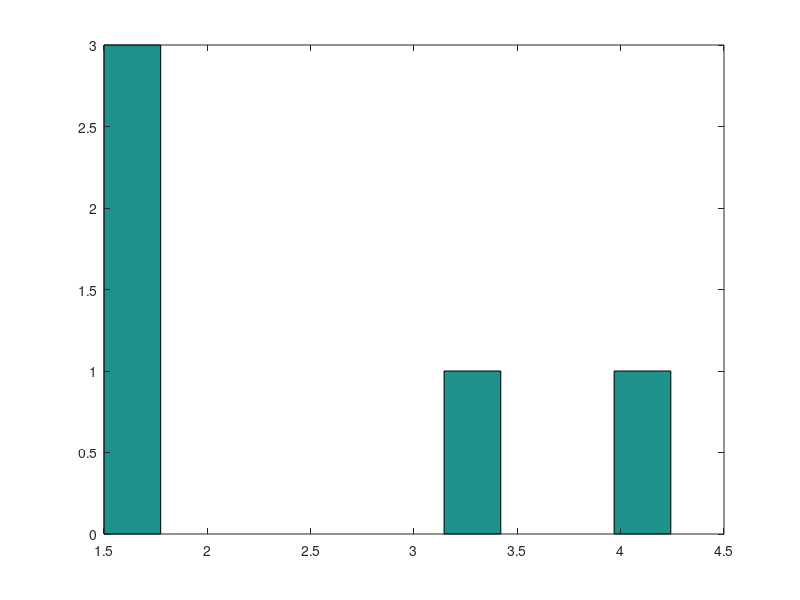

MATLAB code for this plot:

%  VARIABLES

l=3; % mitad del espacio
p=1.5; % valor del número de salto
n=5; % filas / numero de partículas
d=2; % columnas / dimensión
archivo="datos.txt";


%  Número de valores permitidos a través
%  del espacio.

k=((2*l)/p)+1;


%  Se define una matriz 'particulas'
%  que reune las coordenadas de cada partícula,
%  una por cada fila.

%  Las partículas se generan aleatoreamente
%  en función de la cantidad de
%  valores permitidos.

particulas=round(unifrnd(1,k,n,d));


%///  particulas


%  Se asigna el valor real en el espacio
%  de las 'l' a cada partícula generada.

for i=1:n
  for j=1:d
    particulas(i,j)=((particulas(i,j)-1)*p-l);
  endfor
endfor

%/// particulas

%  Se calcula la distancia al origen
%  y se guardan los valores
%  en 'distancias'.

for i=1:n
  distancias(i,1)=sqrt(sum((particulas(i,:).^2)));
endfor

%///  distancias

hist(distancias)

fid=fopen(archivo,"w");
fprintf(fid,'%2.5f\n',distancias);
fclose(fid);
